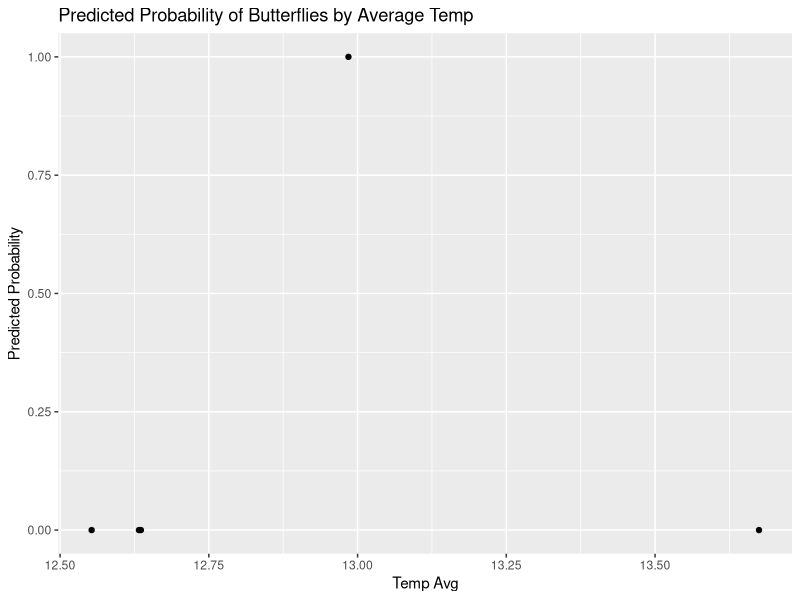
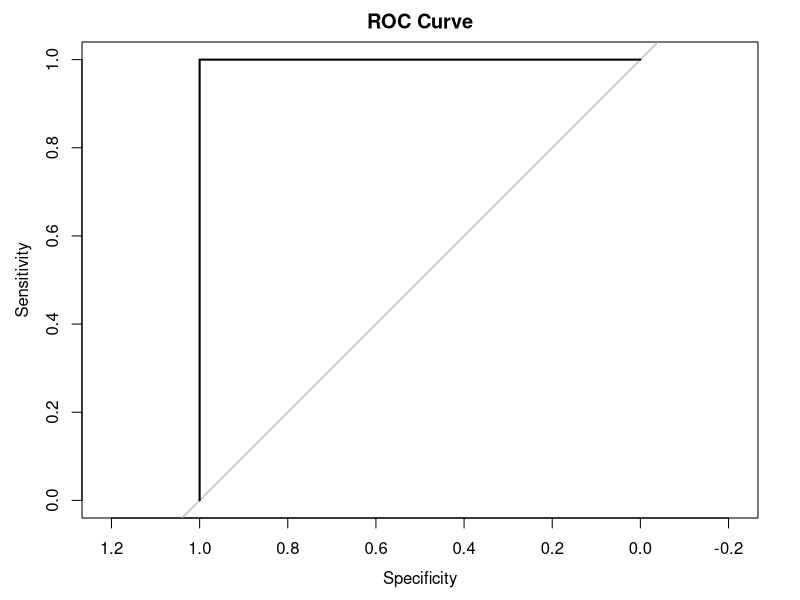

Reproduce these figures in R, in order.
## ---- chunk 1
# Load necessary packages
library(lme4)
library(ggplot2)
library(dplyr)
library(tidyverse)


#Seeing grove as a random effect
df <- suppressMessages(read_csv('allgr_array_KianaRawdat.csv'))

# Update 'butterfly_present' column in R
df$butterfly_present <- ifelse(df$array == "Cluster", 1, 0)


head(df)



## ---- chunk 2

# One row summary for each area using means of means, and binary coding for butterfly
library(tidyverse)
df_aggregated <- df |>
  group_by(array) |>
  summarize(
    temp_avg = mean(temp.avg, na.rm = TRUE),
    temp_range = max(temp.max, na.rm = TRUE) - min(temp.min, na.rm = TRUE),
    hum_avg = mean(hum.avg, na.rm = TRUE),
    light_avg = mean(light.avg, na.rm = TRUE),
    butterfly_present = first(butterfly_present)
  )

print(df_aggregated)



## ---- chunk 3
#Run log model with all variables
logistic_model <- glm(butterfly_present ~ temp_avg + temp_range + hum_avg + light_avg,
                      data = df_aggregated, family = binomial)
summary(logistic_model)

## ---- chunk 4
#Use predict for all predicted probabilities
df_aggregated$predicted_prob <- predict(logistic_model, type = "response")

#Plot them
df_aggregated|>
ggplot(aes(x = temp_avg, y = predicted_prob)) +
  geom_point() +
  labs(title = "Predicted Probability of Butterflies by Average Temp", x = "Temp Avg", y = "Predicted Probability")

## ---- chunk 5
#install.packages("pROC")
# pROC graph from stack overflow
library(pROC)
roc_curve <- roc(df_aggregated$butterfly_present, df_aggregated$predicted_prob)
plot(roc_curve, main = "ROC Curve")

